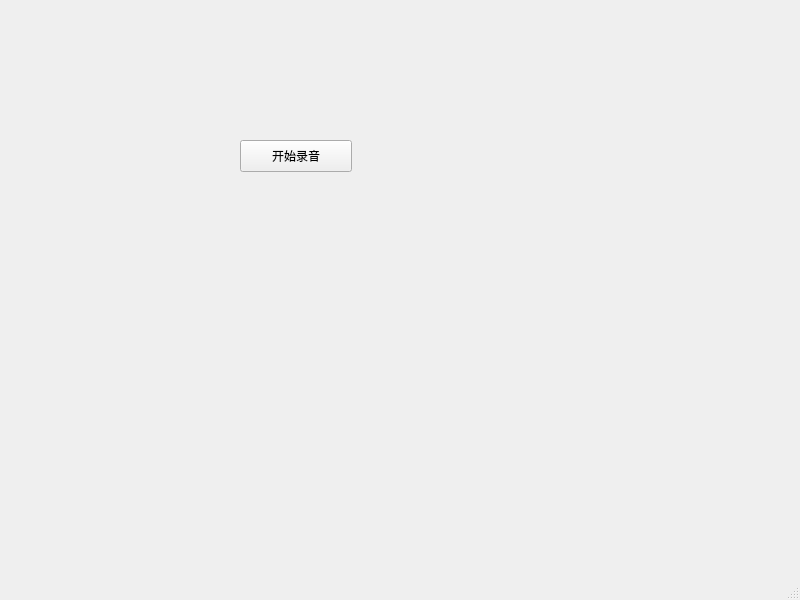
<?xml version="1.0" encoding="UTF-8"?>
<ui version="4.0">
 <class>MainWindow</class>
 <widget class="QMainWindow" name="MainWindow">
  <property name="geometry">
   <rect>
    <x>0</x>
    <y>0</y>
    <width>800</width>
    <height>600</height>
   </rect>
  </property>
  <property name="windowTitle">
   <string>MainWindow</string>
  </property>
  <widget class="QWidget" name="centralwidget">
   <widget class="QPushButton" name="recordBtn">
    <property name="geometry">
     <rect>
      <x>240</x>
      <y>140</y>
      <width>112</width>
      <height>32</height>
     </rect>
    </property>
    <property name="text">
     <string>开始录音</string>
    </property>
   </widget>
  </widget>
  <widget class="QMenuBar" name="menubar">
   <property name="geometry">
    <rect>
     <x>0</x>
     <y>0</y>
     <width>800</width>
     <height>22</height>
    </rect>
   </property>
  </widget>
  <widget class="QStatusBar" name="statusbar"/>
 </widget>
 <resources/>
 <connections/>
</ui>
